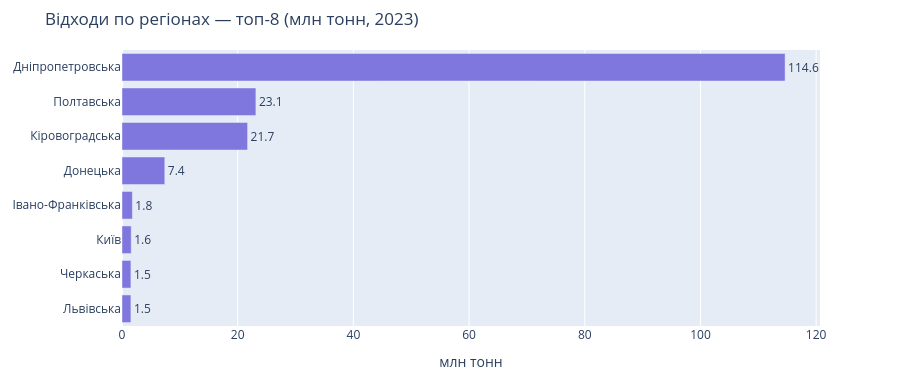

Notebook code cell kept with this figure:
### Code cell
# ГРАФІК 4 — Регіони топ-8
# ══════════════════════════════════════════════════════════════
fig4 = go.Figure(go.Bar(
    x=reg_top8["val_m"],
    y=reg_top8["region"],
    orientation="h",
    marker_color="#7F77DD",
    text=reg_top8["val_m"].apply(lambda v: f"{v:.1f}"),
    textposition="outside",
    hovertemplate="%{y}: %{x:.1f} млн т<extra></extra>",
))
fig4.update_layout(
    title="Відходи по регіонах — топ-8 (млн тонн, 2023)",
    xaxis_title="млн тонн",
    height=380,
    margin=dict(l=20, r=80, t=50, b=40),
)

### Figure 1 — Plotly figure (JSON) as saved in the notebook; plotly's stock layout.template omitted (floating-point values rounded to 4 significant figures)
{"data": [{"hovertemplate": "%{y}: %{x:.1f} млн т<extra></extra>", "marker": {"color": "#7F77DD"}, "orientation": "h", "text": ["1.5", "1.5", "1.6", "1.8", "7.4", "21.7", "23.1", "114.6"], "textposition": "outside", "type": "bar", "x": [1.539, 1.539, 1.594, 1.79, 7.398, 21.71, 23.14, 114.6], "y": ["Львівська", "Черкаська", "Київ", "Івано-Франківська", "Донецька", "Кіровоградська", "Полтавська", "Дніпропетровська"]}], "layout": {"height": 380, "margin": {"b": 40, "l": 20, "r": 80, "t": 50}, "title": {"text": "Відходи по регіонах — топ-8 (млн тонн, 2023)"}, "xaxis": {"title": {"text": "млн тонн"}}}}
